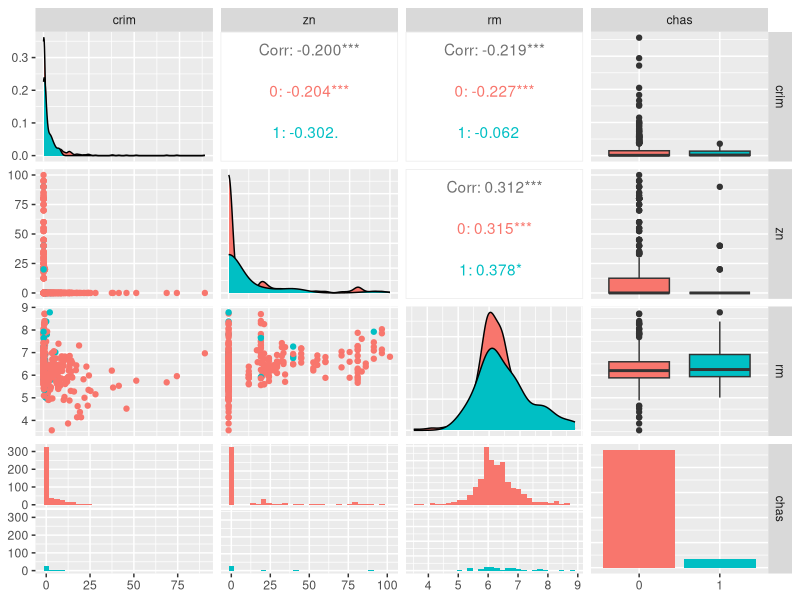
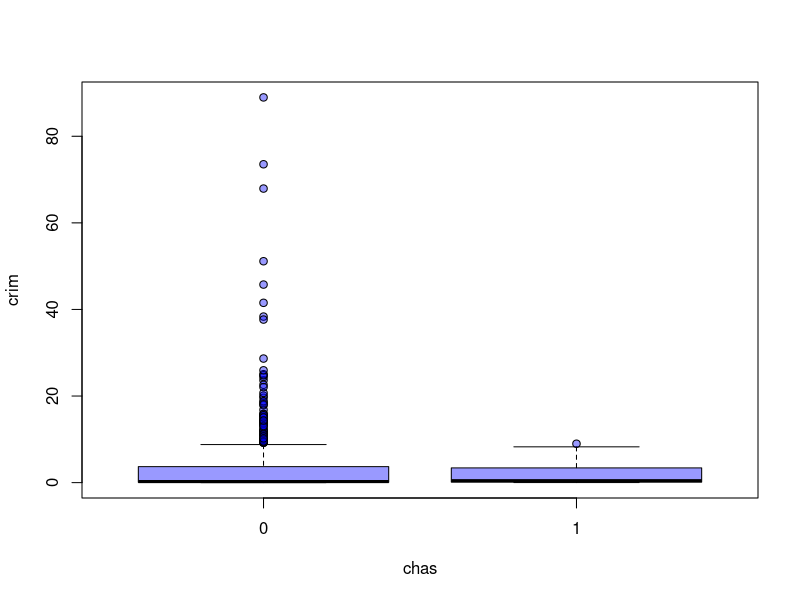
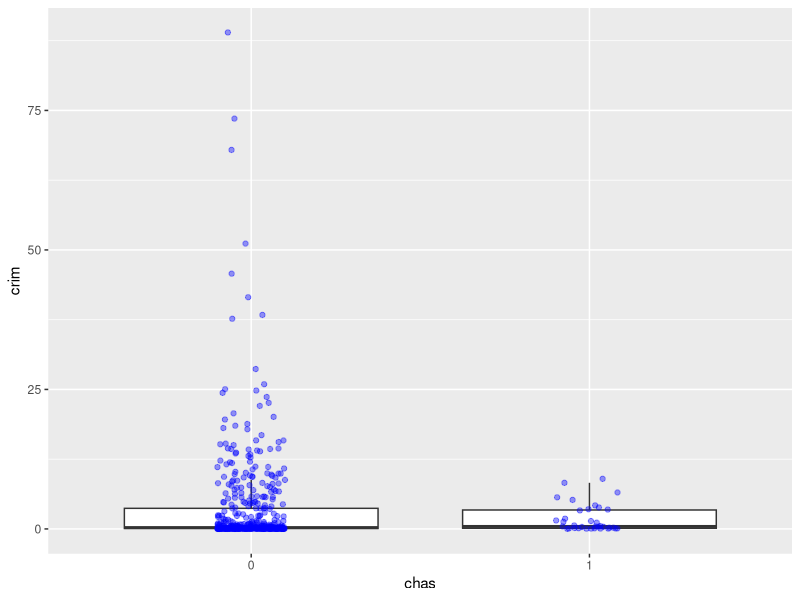
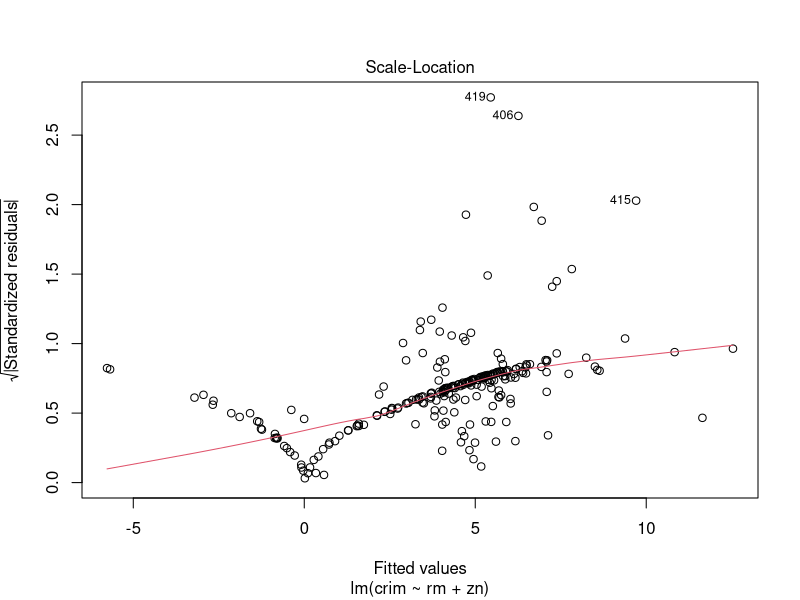
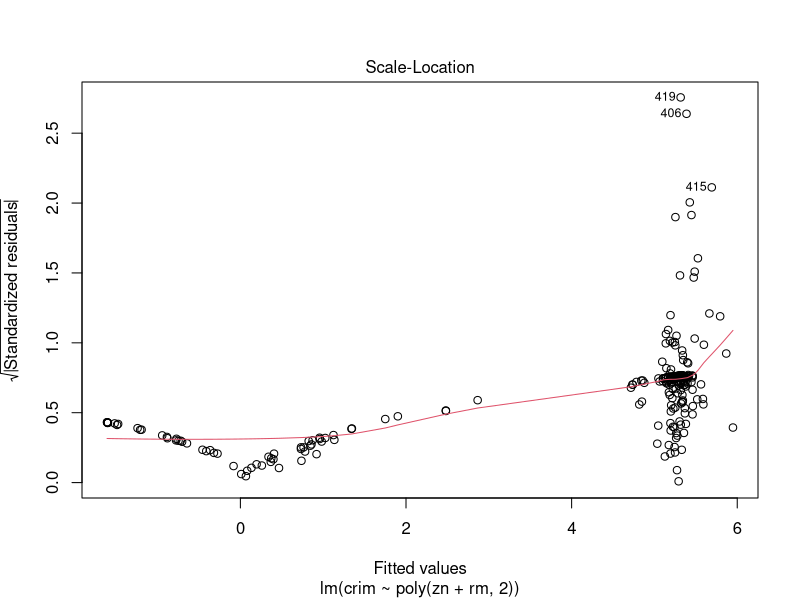

Generate these figures, in order, with R:
## ---- chunk 1
library('MASS')
library('GGally')
library('boot')
knitr::opts_chunk$set(echo = TRUE)
my.seed <- 1
## ---- chunk 2
DF.Boston <- subset(Boston, select = c(crim, zn, rm, chas))
head(DF.Boston)
summary(DF.Boston)
DF.Boston$chas <- as.factor(DF.Boston$chas)
## ---- chunk 3
#графики разброса
ggpairs(DF.Boston[],ggplot2::aes(color = chas))
#только crim ~ chas
plot(DF.Boston$chas, DF.Boston$crim,
     xlab = 'chas', ylab = 'crim', pch = 21,
     col = rgb(0,0,1,alpha = 0.4), bg = rgb(0,0,1, alpha = 0.4))
## ---- chunk 4
n <- nrow(DF.Boston) #общее число наблюдений
train.precent <- 0.5
set.seed(my.seed)
inTrain <- sample(1:n, n * train.precent)
#Фактические значения Y на тестовой выборке
y.test.fact <- DF.Boston$crim[-inTrain]
#разными цветами обучающую и тестовую

#plot(DF.Boston$chas[inTrain], DF.Boston$crim[inTrain],
#     xlab = 'chas', ylab = 'crim', pch = 21,
#     col = rgb(0, 0, 1, alpha = 0.4), bg = rgb(0, 0, 1, alpha = 0.4))
#points(DF.Boston$chas[-inTrain], DF.Boston$crim[-inTrain],
#       pch = 21, col = rgb(1, 0, 0, alpha = 0.4), 
#       bg = rgb(1, 0, 0, alpha = 0.4))
#legend('topright', 
#       pch = c(16, 16), col = c('blue', 'red'), legend = c('test', 'train'))


#ggplot(DF.Boston, aes(x = chas, y = crim)) + 
#  geom_boxplot(outlier.shape=NA) + #avoid plotting outliers twice
#  geom_jitter(position = position_jitter(width = .1, height = 0))

ggplot(
  DF.Boston, aes(x = chas, y = crim)) + 
  geom_boxplot(outlier.shape=NA) + 
  geom_jitter(position = position_jitter(width = .1, height = 0),
  pch = 21, col = rgb(0, 0, 1, alpha = 0.4), bg = rgb(0,0,1,alpha = 0.4),
  )

## ---- chunk 5
attach(DF.Boston)
#подгонка модели на обучающей выборке
fit.lm.1 <- lm(crim ~ rm + zn, subset = inTrain)
# прогноз на тестовую
y.test.lm.1 <- predict(fit.lm.1, DF.Boston[-inTrain, ])
#MSE на тестовой выборке
MSE.lm.1 <- mean((y.test.fact - y.test.lm.1)^2)
detach(DF.Boston)
MSE.lm.1







## ---- chunk 6
attach(DF.Boston)
# подгонка модели на обучающей выборке
fit.lm.2 <- lm(crim ~ poly(zn + rm, 2), subset = inTrain)
# прогноз на тестовую
y.test.lm.2 <- predict(fit.lm.2, DF.Boston[-inTrain, ])
# считаем MSE на тестовой выборке
MSE.lm.2 <- round(mean((y.test.fact - y.test.lm.2)^2), 2)
detach(DF.Boston)
MSE.lm.2
## ---- chunk 7
attach(DF.Boston)
# подгонка модели на обучающей выборке
fit.lm.3 <- lm(crim ~ poly(zn + rm, 3), subset = inTrain)
# прогноз на тестовую
y.test.lm.3 <- predict(fit.lm.2, DF.Boston[-inTrain, ])
# считаем MSE на тестовой выборке
MSE.lm.3 <- round(mean((y.test.fact - y.test.lm.2)^2), 2)
detach(DF.Boston)
MSE.lm.3
## ---- chunk 8
# подгонка линейной модели на обучающей выборке
fit.glm <- glm(crim ~ chas, data = DF.Boston)
# считаем LOOCV-ошибку
cv.err <- cv.glm(DF.Boston, fit.glm)
# результат: первое число -- по формуле LOOCV-ошибки
#  второе -- с поправкой на смещение
cv.err$delta[1]
## ---- chunk 9
# вектор с LOOCV-ошибками
cv.err.loocv <- rep(0, 5)
# имена элементов вектора
names(cv.err.loocv) <- 1:5
# цикл по степеням полиномов
for (i in 1:5) {
  # оценка модели
  fit.glm <- glm(crim ~ poly(zn + rm, i), data = DF.Boston)
  # расчёт ошибки
  cv.err.loocv[i] <- cv.glm(DF.Boston, fit.glm)$delta[1]
}
# результат
cv.err.loocv

## ---- chunk 10
# оценим точность полиномиальных моделей, меняя степень

# вектор с ошибками по 5-кратной кросс-валидации

cv.err.k.fold.5 <- rep(0, 5)
# имена элементов вектора
names(cv.err.k.fold.5) <- 1:5

# цикл по степеням полиномов
for (i in 1:5) {
  # оценка модели
  fit.glm <- glm(crim ~ poly(zn + rm, i), data = DF.Boston)
  # расчёт ошибки
  cv.err.k.fold.5[i] <- cv.glm(DF.Boston, fit.glm, K = 5)$delta[1]
}

# результат
cv.err.k.fold.5

# вектор с ошибками по 10-кратной кросс-валидации
cv.err.k.fold.10 <- rep(0, 5)
# имена элементов вектора
names(cv.err.k.fold.10) <- 1:5

# цикл по степеням полиномов
for (i in 1:5) {
  # оценка модели
  fit.glm <- glm(crim ~ poly(zn + rm, i), data = DF.Boston)
  # расчёт ошибки
  cv.err.k.fold.10[i] <- cv.glm(DF.Boston, fit.glm, K = 10)$delta[1]
}

# результат
cv.err.k.fold.10

# записываем все ошибки в таблицу
df.MSE <- data.frame(Модель = c('Линейная', 'Полином 2 степени',
                                'Полином 3 степени',
                              rep(paste('Полином', 1:5, 'степени'), 3)),
          Проверка.точности = c(rep('Проверочная выборка 50%', 3),
                              rep('LOOCV', 5),
                              rep('Кросс-валидация, k = 5', 5),
                              rep('Кросс-валидация, k = 10', 5)),
          MSE = round(c(MSE.lm.1, MSE.lm.2, MSE.lm.3,
          cv.err.loocv, cv.err.k.fold.10, cv.err.k.fold.5), 2))

# все модели по возрастанию ошибки
df.MSE[order(df.MSE$MSE), ]

## ---- chunk 11
# функция для расчёта коэффициентов ПЛР по выборке из данных
boot.fn <- function(data, index){
  coef(lm(crim ~ chas, data = data, subset = index))
}
boot.fn(DF.Boston, 1:n)
set.seed(my.seed)
boot.fn(DF.Boston, sample(n, n, replace = T))
boot(DF.Boston, boot.fn, 1000)

summary(fit.lm.1)$coef

plot(fit.lm.1, 3)
boot.fn.2 <- function(data, index){
  coef(lm(crim ~ poly(rm + zn, 2), data = data, subset = index))
}
# применим функцию к 1000 бутсреп-выборкам
set.seed(my.seed)
boot(DF.Boston, boot.fn.2, 1000)
summary(fit.lm.2)$coef
plot(fit.lm.2, 3)
